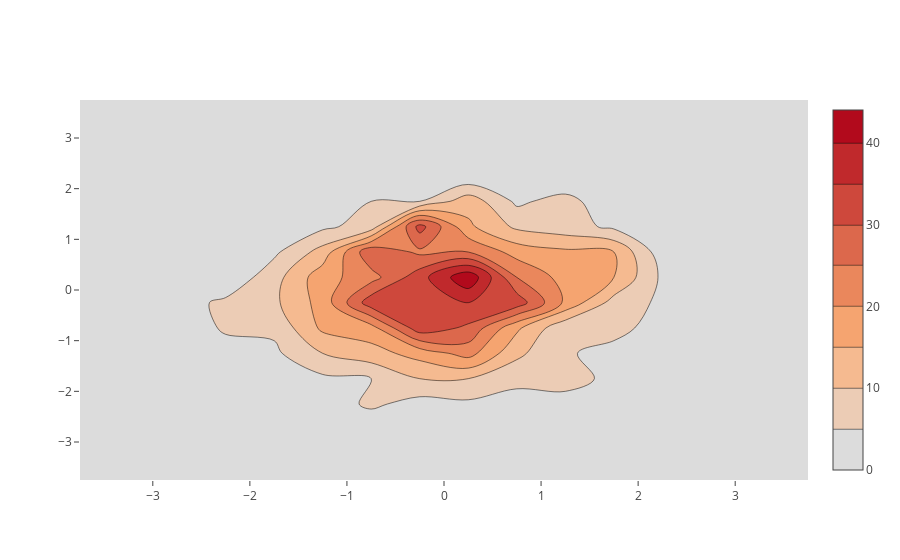

Notebook code cell kept with this figure:
### Code cell
import plotly.graph_objs as go

x = np.random.randn(1000)
y = np.random.randn(1000)
fig = go.FigureWidget(
    data = [{
      'x' : x,
        'y' : y,
        'type' : 'histogram2dcontour'
    }]
)
offline.iplot(go.FigureWidget(fig))

### Figure 1 — Plotly figure (JSON) as saved in the notebook; plotly's stock layout.template omitted (floating-point values rounded to 4 significant figures; data arrays with more than 128 entries replaced by an {"elided": "..."} marker saying what was removed)
{"data": [{"type": "histogram2dcontour", "uid": "490d57c7-63b7-477b-a4e8-261f848f9c3a", "x": {"elided": "1000 float values"}, "y": {"elided": "1000 float values"}}], "layout": {}}
